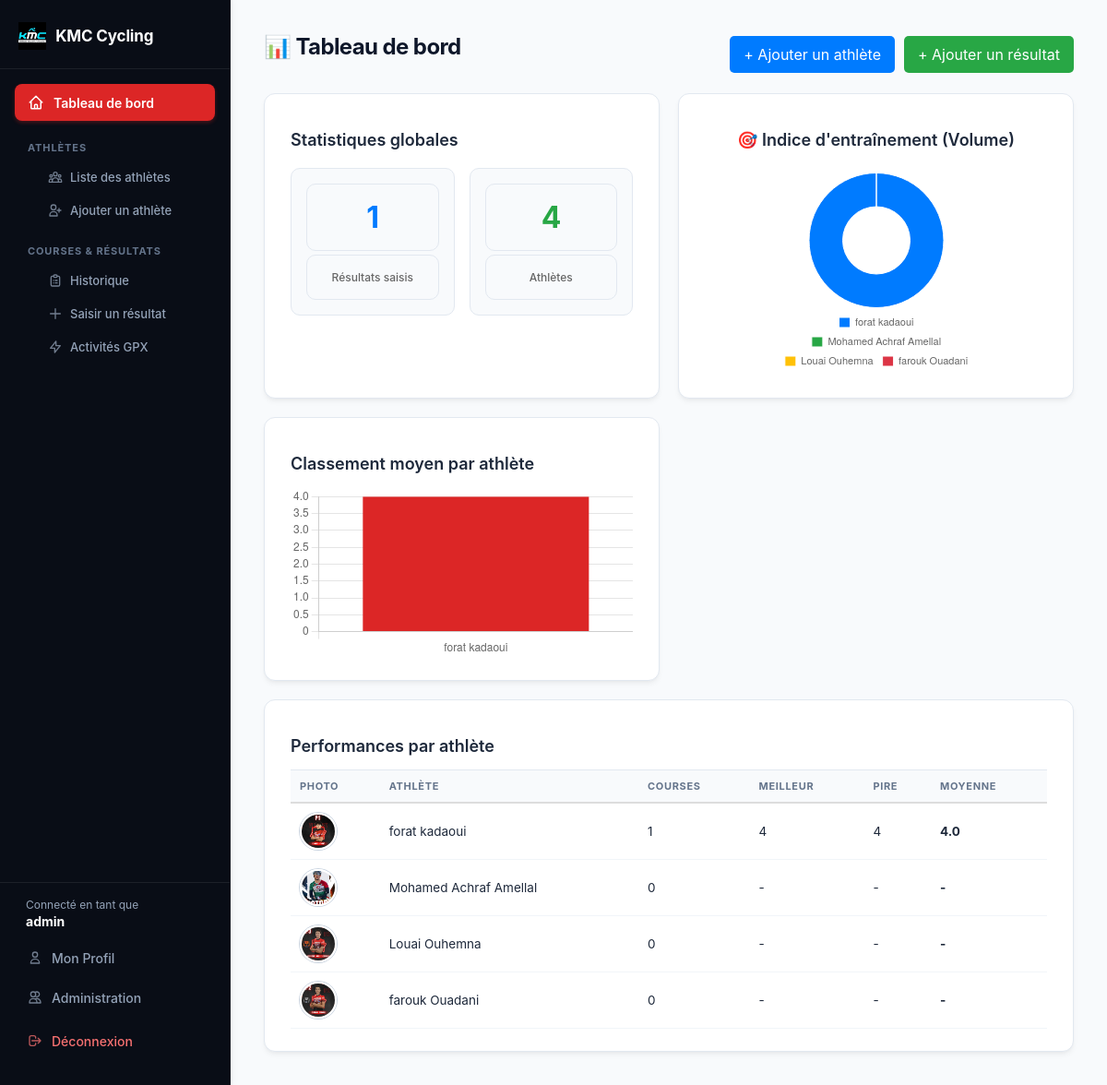
The page / (signed in) on the database its author committed.
### tables this page shows
CREATE TABLE athletes (
            id INTEGER PRIMARY KEY AUTOINCREMENT,
            nom TEXT NOT NULL,
            prenom TEXT NOT NULL,
            date_naissance TEXT,
            categorie TEXT,
            nom_fichier TEXT
        , user_id INTEGER);

### app.py (the view)
@app.route("/")
def index():
    if "user_id" not in session:
        return redirect(url_for("login"))
    conn = get_db_connection()
    nb_athletes = conn.execute("SELECT COUNT(*) FROM athletes").fetchone()[0]
    nb_courses = conn.execute("SELECT COUNT(*) FROM resultats").fetchone()[0]
    stats_par_athlete = conn.execute("""
        SELECT a.id, a.nom, a.prenom, a.nom_fichier, a.categorie,
               COUNT(r.id) as nb_courses,
               MIN(r.classement) as meilleur,
               MAX(r.classement) as pire,
               ROUND(AVG(r.classement), 1) as moyenne
        FROM athletes a
        LEFT JOIN resultats r ON a.id = r.athlete_id
        GROUP BY a.id
    """).fetchall()
    conn.close()
    stats = {
        "nb_athletes": nb_athletes,
        "nb_courses": nb_courses,
        "par_athlete": stats_par_athlete,
    }
    return render_template("index.html", stats=stats)

### app.py (called while the page is built)
def get_db_connection():
    conn = sqlite3.connect("cyclisme.db")
    conn.row_factory = sqlite3.Row
    conn.execute("PRAGMA foreign_keys = ON;")
    return conn

@app.after_request
def add_header(response):
    response.headers["Cache-Control"] = (
        "no-cache, no-store, must-revalidate, post-check=0, pre-check=0, max-age=0"
    )
    response.headers["Pragma"] = "no-cache"
    response.headers["Expires"] = "-1"
    return response

### templates/index.html (shortened to what this page needs)
<!DOCTYPE html>
<html lang="fr">
<head>
    <link rel="stylesheet" href="{{ url_for('static', filename='style.css') }}">
</head>
<body>
    <div class="app-layout">
        {% include 'sidebar.html' %}
        <main class="content">
            <div class="container">
                <div style="display: flex; justify-content: space-between; align-items: center; margin-bottom: 20px;">
                    <h1>📊 Tableau de bord</h1>
                    {% if session.get('role') == 'admin' %}
                        <div style="display: flex; gap: 10px;">
                            <a href="{{ url_for('ajouter_athlete') }}" class="btn btn-primary" style="padding: 10px 15px; background: #007bff; color: white; text-decoration: none; border-radius: 5px;">+ Ajouter un athlète</a>
                            <a href="{{ url_for('ajouter_resultat') }}" class="btn btn-primary" style="padding: 10px 15px; background: #28a745; color: white; text-decoration: none; border-radius: 5px;">+ Ajouter un résultat</a>
                        </div>
                    {% endif %}
                </div>
                <div class="grid" style="display: grid; grid-template-columns: repeat(auto-fit, minmax(300px, 1fr)); gap: 20px; margin-bottom: 20px;">
                    <div class="card">
                        <h2>Statistiques globales</h2>
                        <div class="stat-box" style="display: flex; justify-content: space-around; text-align: center; margin-top: 20px;">
                            <div>
                                <div class="valeur" style="font-size: 2rem; font-weight: bold; color: #007bff;">{{ stats.nb_courses }}</div>
                                <div class="label" style="color: #666;">Résultats saisis</div>
                            </div>
                            <div>
                                <div class="valeur" style="font-size: 2rem; font-weight: bold; color: #28a745;">{{ stats.nb_athletes }}</div>
                                <div class="label" style="color: #666;">Athlètes</div>
                            </div>
                        </div>
                    </div>
                    <div class="card" style="display: flex; flex-direction: column; align-items: center;">
                        <h2>🎯 Indice d'entraînement (Volume)</h2>
                        <div style="width: 220px; height: 220px; position: relative; margin-top: 10px;">
                            <canvas id="graphCirculaire"></canvas>
                        </div>
                    </div>
                    <div class="card">
                        <h2>Classement moyen par athlète</h2>
                        <canvas id="graphMoyenne"></canvas>
                    </div>
                </div>
                <div class="card">
                    <h2>Performances par athlète</h2>
                    <table style="width: 100%; border-collapse: collapse; margin-top: 10px;">
                        <thead>
                            <tr style="border-bottom: 2px solid #ddd; text-align: left;">
                                <th style="padding: 10px;">Photo</th>
                                <th style="padding: 10px;">Athlète</th>
                                <th style="padding: 10px;">Courses</th>
                                <th style="padding: 10px;">Meilleur</th>
                                <th style="padding: 10px;">Pire</th>
                                <th style="padding: 10px;">Moyenne</th>
                            </tr>
                        </thead>
                        <tbody>
                            {% for a in stats.par_athlete %}
                                <tr style="border-bottom: 1px solid #eee;">
                                    <td style="padding: 10px;">
                                        {% if a.nom_fichier %}
                                            <img src="{{ url_for('static', filename='uploads/' + a.nom_fichier) }}" class="avatar-athlete" alt="{{ a.prenom }}" style="width: 40px; height: 40px; border-radius: 50%; object-fit: cover;">
                                        {% else %}
                                            <span class="avatar-placeholder" style="display: inline-block; width: 40px; height: 40px; line-height: 40px; text-align: center; background: #ccc; border-radius: 50%; font-weight: bold; color: white;">{{ a.prenom[0] }}{{ a.nom[0] }}</span>
                                        {% endif %}
                                    </td>
                                    <td style="padding: 10px;">{{ a.prenom }} {{ a.nom }}</td>
                                    <td style="padding: 10px;">{{ a.nb_courses or 0 }}</td>
                                    <td style="padding: 10px;">{{ a.meilleur if a.meilleur is not none else '-' }}</td>
                                    <td style="padding: 10px;">{{ a.pire if a.pire is not none else '-' }}</td>
                                    <td style="padding: 10px;"><strong>{{ a.moyenne if a.moyenne is not none else '-' }}</strong></td>
                                </tr>
                            {% endfor %}
                        </tbody>
                    </table>
                </div>
            </div>
            <script>
                // Données communes pour les graphiques
                const labels = [{% for a in stats.par_athlete %}"{{ a.prenom }} {{ a.nom }}",{% endfor %}];
                const coursesParAthlete = [{% for a in stats.par_athlete %}{{ a.nb_courses or 0 }},{% endfor %}];
                const moyennes = [{% for a in stats.par_athlete %}{% if a.moyenne %}{{ a.moyenne }}{% else %}null{% endif %},{% endfor %}];
                // 1. Graphique barres : Classement moyen
                const labelsMoy = [{% for a in stats.par_athlete %}{% if a.moyenne %}"{{ a.prenom }} {{ a.nom }}",{% endif %}{% endfor %}];
                const dataMoy = [{% for a in stats.par_athlete %}{% if a.moyenne %}{{ a.moyenne }},{% endif %}{% endfor %}];
                if (labelsMoy.length > 0) {
                    new Chart(document.getElementById('graphMoyenne'), {
                        type: 'bar',
                        data: {
                            labels: labelsMoy,
                            datasets: [{
                                label: 'Classement moyen',
                                data: dataMoy,
                                backgroundColor: '#dc2626'
                            }]
                        },
                        options: {
                            responsive: true,
                            plugins: { legend: { display: false } },
                            scales: { y: { beginAtZero: true } }
                        }
                    });
                }
                // 2. Graphique circulaire : Indice d'entraînement (répartition des courses par athlète)
                if (labels.length > 0) {
                    new Chart(document.getElementById('graphCirculaire'), {
                        type: 'doughnut',
                        data: {
                            labels: labels,
                            datasets: [{
                                data: coursesParAthlete,
                                backgroundColor: [
                                    '#007bff', '#28a745', '#ffc107', '#dc3545', '#17a2b8', '#6610f2', '#e83e8c', '#fd7e14'
                                ],
                                borderWidth: 1
                            }]
                        },
                        options: {
                            responsive: true,
                            maintainAspectRatio: false,
                            plugins: {
                                legend: {
                                    position: 'bottom',
                                    labels: { boxWidth: 12, font: { size: 11 } }
                                }
                            }
                        }
                    });
                }
            </script>
        </main>
    </div>
</body>
</html>

### static/style.css (style rules this page uses)
* { box-sizing: border-box; }
body { font-family: -apple-system, BlinkMacSystemFont, "Segoe UI", Roboto, Helvetica, Arial, sans-serif; background: #f8fafc; margin: 0; padding: 0; color: #1e293b; -webkit-font-smoothing: antialiased; }
h1 { margin-top: 0; font-size: 24px; font-weight: 700; color: #0f172a; letter-spacing: -0.025em; }
h2 { font-size: 18px; font-weight: 600; color: #1e293b; }
.app-layout { display: flex; min-height: 100vh; }
.content { flex: 1; padding: 36px; min-width: 0; }
.container { max-width: 1040px; margin: 0 auto; }
.grid { display: grid; grid-template-columns: 1fr 1fr; gap: 24px; margin-bottom: 24px; }
.card { background: #ffffff; border-radius: 12px; padding: 24px 28px; box-shadow: 0 4px 6px -1px rgba(0, 0, 0, 0.05), 0 2px 4px -2px rgba(0, 0, 0, 0.05); border: 1px solid #e2e8f0; }
.stat-box { display: flex; gap: 16px; margin-bottom: 16px; }
.stat-box div { flex: 1; text-align: center; background: #f8fafc; border: 1px solid #e2e8f0; border-radius: 10px; padding: 16px; }
.stat-box .valeur { font-size: 26px; font-weight: 700; color: #dc2626; letter-spacing: -0.025em; }
.stat-box .label { font-size: 12px; color: #64748b; font-weight: 500; margin-top: 4px; }
canvas { max-height: 320px; }
table { width: 100%; border-collapse: collapse; font-size: 13.5px; }
th, td { text-align: left; padding: 14px 12px; border-bottom: 1px solid #f1f5f9; vertical-align: middle; }
th { color: #64748b; font-size: 11px; text-transform: uppercase; letter-spacing: 0.06em; font-weight: 700; background-color: #f8fafc; border-top: 1px solid #e2e8f0; border-bottom: 1px solid #e2e8f0; }
.avatar-athlete, .photo-athlete, table img, .table-athletes img, .liste-athletes img { width: 40px !important; height: 40px !important; min-width: 40px; min-height: 40px; border-radius: 50%; object-fit: cover; border: 2px solid #ffffff; box-shadow: 0 0 0 1px #cbd5e1; display: inline-block; vertical-align: middle; }

### rows shown on the page
athletes: nom_fichier+prenom (picture), prenom "forat", nom "kadaoui", id "1", meilleur "4", pire "4", moyenne "4.0"
athletes: nom_fichier (picture), prenom "Mohamed Achraf", nom "Amellal", nb_courses "0", meilleur "-", pire "-", moyenne "-"
athletes: nom_fichier (picture), prenom "Louai", nom "Ouhemna", nb_courses "0", meilleur "-", pire "-", moyenne "-"
athletes: nom_fichier+prenom (picture), prenom "farouk", nom "Ouadani", nb_courses "0", meilleur "-", pire "-", moyenne "-"

### other values the page prints
{{ session.get('username', 'Utilisateur') }} "admin"
{{ stats.nb_courses }} "1"
{{ stats.nb_athletes }} "4"
chart data {{ a.prenom }} forat, Mohamed Achraf, Louai, farouk
chart data {{ a.nom }} kadaoui, Amellal, Ouhemna, Ouadani
chart data {{ a.nb_courses or 0 }} 1, 0, 0, 0
